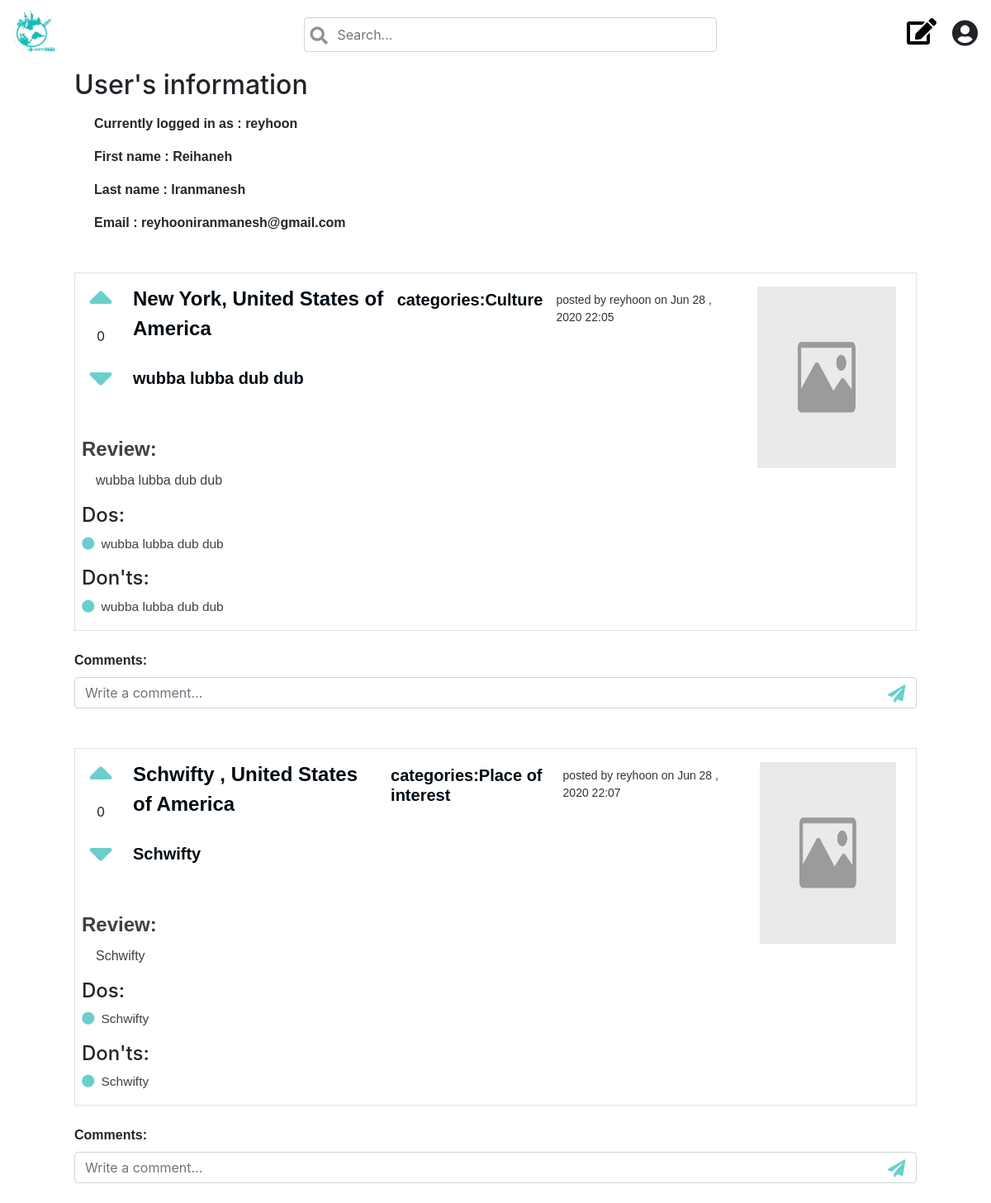
Page /user (signed in) on the committed database.
### whub/models.py (models this page shows, shortened)
class Review(models.Model):
    user = models.ForeignKey(User, null= True, on_delete=models.CASCADE)
    category = models.OneToOneField(Category, on_delete = models.CASCADE, default = 0)
    title = models.CharField(max_length=100, blank=True)
    text = models.TextField(max_length=200,  blank=True)
    image = models.ImageField(upload_to = 'images', default = 'C:/FP/FP/media/images/default.png')
    cdatetime = models.CharField(max_length=100, null=True, blank=True)
    city = models.CharField(max_length=50, blank=True)
    country = models.ForeignKey(Country, null= True, on_delete=models.CASCADE)
    votes = models.IntegerField(default = 0)

class Country(models.Model):
    name = models.CharField(max_length=50)

class Category(models.Model):
    name = MultiSelectField(choices=MY_CHOICES,
    max_choices=3)

class Do(models.Model):
    text = models.CharField(max_length=150)
    review = models.ForeignKey(Review, null= True, on_delete=models.CASCADE)

class Dont(models.Model):
    text = models.CharField(max_length=150)
    review = models.ForeignKey(Review, null= True, on_delete=models.CASCADE)

### whub/views.py (the view)
# urls.py: path("user", views.user, name="user"),
def user(request):
    if not request.user.is_authenticated:
        return render(request, "whub/login.html", {"message": None})
    context = {
        "user": request.user,
        "reviews" : Review.objects.all().order_by('-votes'),
        "dos" : Do.objects.all(),
        "donts" : Dont.objects.all(),
        "comments" : Comment.objects.all(),
    }
    return render(request, "whub/user.html", context)

### whub/templates/whub/user.html (shortened to what this page needs)
<!doctype html>
{% load static %}
<html lang="en">
<head>
  <link rel="stylesheet" href="https://stackpath.bootstrapcdn.com/bootstrap/4.4.1/css/bootstrap.min.css">
  <link rel="stylesheet" href="https://cdnjs.cloudflare.com/ajax/libs/font-awesome/4.7.0/css/font-awesome.min.css">
  <link rel="stylesheet" href="https://use.fontawesome.com/releases/v5.8.1/css/all.css">
  <link rel="stylesheet" type= "text/css" href="{% static 'whub/whub.css' %}">
</head>
<body>
  <nav class="navbar navbar-expand-lg navbar-expand-md navbar-expand-sm navbar-expand">
    <a class="navbar-brand nav" href="{% url 'index' %}">
      <img src="{% static 'whub/travel.jpg' %}" alt="Whub" width="50px;" height="50px;">
    </a>
    <div class="inputWithIcon mx-auto mt-2">
      <input id="search-input" class="form-control" type="text" placeholder="Search..." aria-label="Search" onkeypress="return searchinp(event)">
      <i class="fa fa-search fa-lg fa-fw" aria-hidden="true" data-toggle="tooltip" data-placement="bottom" title="Search" onclick="search()"></i>
    </div>
    <a class="hover-icon mr-5" href="{% url 'review' %}">
      <i class="fa fa-pencil-square-o fa-2x fa-fw mt-2 mr-3 mb-2" aria-hidden="true" data-toggle="tooltip" data-placement="bottom" title="Write review"></i>
    </a>
    <div class="dropdown">
      <i class="form-inline align-middle fas fa-user-circle fa-2x icon mt-1" title="Profile" id="dropdownMenuButton" data-toggle="dropdown" aria-haspopup="true" aria-expanded="false"></i>
    </div>
  </nav>
  <div class="mt-2 mx-auto info">
    <h2 class="">User's information</h2>
    <p class="ml-4 mt-3 infor">Currently logged in as : {{ user.username }}</p>
    <p class="ml-4 infor">First name : {{ user.first_name }}</p>
    <p class="ml-4 infor">Last name : {{ user.last_name }}</p>
    <p class="ml-4 infor">Email : {{ user.email }}</p>
  </div>
  {% for review in reviews %}
  {% if review.user == user%}
  <div class=" mt-5 mx-auto info mb-4">
    <div class="d-flex flex-column border">
      <div class="d-inline-flex mt-3">
        <div class="d-flex flex-column ml-3">
          <i class="fa fa-sort-asc fa-3x vote" aria-hidden="true"  onclick="upvote({{review.id}})"></i>
          <p class="votes" id="v{{review.id}}">{{review.votes}}</p>
          <i class="fa fa-sort-desc fa-3x vote" aria-hidden="true" onclick="downvote({{review.id}})"></i>
        </div>
        <p class="loc ml-4">{{review.city}}, {{review.country.name}}</p>
        <p class="title category ml-3"> categories:{{review.category.name}}</p>
        <p class="dateuser ml-3 mr-3">posted by {{review.user}} on {{review.cdatetime}}</p>
        {% if review.image %}
        <div class="d-flex justify-content-end ml-auto mr-4 mb-3" >
          <img src="{{ review.image.url }}" class=" ph" >
        </div>
        {% else %}
        <div class="d-flex justify-content-end ml-auto mr-4 mb-3" >
          <img src="{% static 'whub/default.png' %}" class=" ph" >
        </div>
        {% endif %}
      </div>
      <p id="title" class="title">{{review.title}}</p>
      <div class="text">
        <h4 class="ml-2 header">Review:</h4>
        <br>
        <p class="text mr-3" id="text">{{review.text}}</p>
      </div>
      <div class="ml-2">
        <h4>Dos:</h4>
        {% for do in dos %}
        {% if do.review == review %}
        <p class="do text mr-3"><i class="fa fa-circle mr-2" aria-hidden="true"></i>{{do.text}}</p>
        {% endif %}
        {% endfor %}
      </div>
      <div class=" ml-2">
        <h4>Don'ts:</h4>
        {% for dont in donts %}
        {% if dont.review == review %}
        <p class="dont text mr-3"><i class="fa fa-circle mr-2" aria-hidden="true"></i>{{dont.text}}</p>
        {% endif %}
        {% endfor %}
      </div>
    </div>
    <label class="comment mt-4">Comments:</label>
    <div class="sendcomment">
      <input type="text" class="form-control cmt" placeholder="Write a comment..." maxlength="150" onkeypress="return sendcmt(event, rid = {{review.id}})" id="{{review.id}}"/>
      <i class="fa fa-paper-plane fa-lg fa-fw" aria-hidden="true" data-toggle="tooltip" data-placement="bottom" title="Send" onclick="send({{review.id}})"></i>
    </div>
  </div>
  {% endif %}
  {% endfor %}
</body>
</html>

### whub/static/whub/whub.css (style rules this page uses)
.infor { color: #262626; font-size: 16px; font-family: "Trip Sans", Arial, sans-serif; font-weight: 600; }
#search-input { position: relative; width: 500px; height: 42px; }
.inputWithIcon input[type=text] { padding-left: 40px; }
.sendcomment input[type=text] { padding-right: 40px; }
.inputWithIcon, .sendcomment { position: relative; }
.inputWithIcon i { position: absolute; left: 0; top: 5px; padding: 9px 8px; opacity: 0.5; }
.sendcomment i { position: absolute; right: 0; top: 12px; padding-right: 35px; Transition: 3s; cursor: pointer; }
.hover-icon { position: absolute; bottom: auto; right: 0; color: #000; text-decoration: none; }
.hover-icon:before { content: ""; position: absolute; width: 60%; height: 1px; bottom: 0; left: 0; background-color: #000; visibility: hidden; -webkit-transform: scaleX(0); transform: scaleX(0); -webkit-transition: all 0.3s ease-in-out 0s; transition: all 0.3s ease-in-out 0s; }
.vote { color: #6acfcb; }
.ph { width: 85%; height: 220px; }
.border { border-left: none; border-bottom: 1px solid #b7b7b7; background-color: #fff; }
.title { color: #000a12; font-weight: bold; font-size: 20px; line-height: 24px; text-decoration: none; cursor: pointer; font-family: "Trip Sans", Arial, sans-serif; margin-top: -137px; margin-bottom: 60px; margin-left: 70px; cursor: pointer; }
.category { margin-top: 4px; cursor: pointer; }
.do { word-break: break-word; }
.dont { word-break: break-word; }
.loc { color: #000a12; font-weight: bold; font-size: 24px; font-family: "Trip Sans", Arial, sans-serif; margin-top: -3px; cursor: pointer; }
.dateuser { opacity: 0.8; font-size: 14px; margin-bottom: 0; color: #000; text-align: left; font-family: "Trip Sans", Arial, sans-serif; margin-top: 6px; cursor: pointer; }
.votes { margin-left: 10px; margin-bottom: 5px; cursor: pointer; }
.fa-circle, .fa-paper-plane { color: #6acfcb; }
.header { font-weight: 600; }
#text { color: #404040; font-size: 16px; font-family: "Trip Sans", Arial, sans-serif; word-break: break-word; margin-top: -20px; margin-left: 25px; }
.text { color: #404040; font-size: 15.5px; font-family: "Trip Sans", Arial, sans-serif; }
.info { width: 85%; }
.comment { font-family: Arial, "Helvetica Neue", Helvetica, sans-serif; cursor: pointer; font-weight: 700; }

### rows in the picture
Review: votes "0", city "New York", country.name "United States of America", category.name "Culture", user "reyhoon", cdatetime "Jun 28 , 2020 22:05", title "wubba lubba dub dub", text "wubba lubba dub dub"
Do: text "wubba lubba dub dub"
Dont: text "wubba lubba dub dub"
Review: votes "0", city "Schwifty", country.name "United States of America", category.name "Place of interest", user "reyhoon", cdatetime "Jun 28 , 2020 22:07", title "Schwifty", text "Schwifty"
Do: text "Schwifty"
Dont: text "Schwifty"

### other values in the picture
{{ user.username }} "reyhoon"
{{ user.first_name }} "Reihaneh"
{{ user.last_name }} "Iranmanesh"
{{ user.email }} "reyhooniranmanesh@gmail.com"
